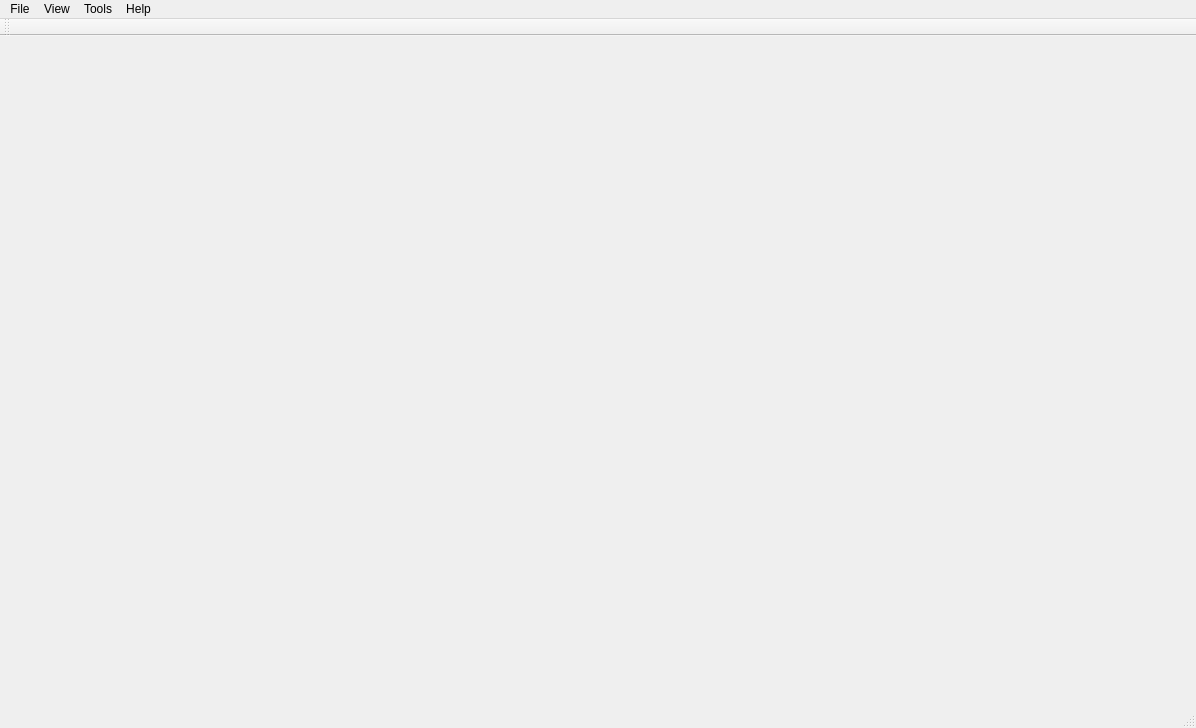
<?xml version="1.0" encoding="UTF-8"?>
<ui version="4.0">
 <class>MainWindow</class>
 <widget class="QMainWindow" name="MainWindow">
  <property name="geometry">
   <rect>
    <x>0</x>
    <y>0</y>
    <width>1196</width>
    <height>728</height>
   </rect>
  </property>
  <property name="windowTitle">
   <string>Segy Viewer</string>
  </property>
  <widget class="QWidget" name="centralwidget"/>
  <widget class="QMenuBar" name="menubar">
   <property name="geometry">
    <rect>
     <x>0</x>
     <y>0</y>
     <width>1196</width>
     <height>33</height>
    </rect>
   </property>
   <widget class="QMenu" name="menuFile">
    <property name="title">
     <string>File</string>
    </property>
    <widget class="QMenu" name="menuReopen_directory">
     <property name="title">
      <string>Reopen directory</string>
     </property>
     <addaction name="actionH_ENTREGA_ANP_S_SMICA"/>
    </widget>
    <addaction name="actionOpen_directory"/>
    <addaction name="menuReopen_directory"/>
    <addaction name="separator"/>
    <addaction name="separator"/>
    <addaction name="actionExport_Text_Header"/>
    <addaction name="actionExport_Bin_Header"/>
    <addaction name="actionExport_Trace_Header"/>
    <addaction name="separator"/>
    <addaction name="actionExit"/>
   </widget>
   <widget class="QMenu" name="menuView">
    <property name="title">
     <string>View</string>
    </property>
    <addaction name="actionText_Header_window"/>
    <addaction name="actionData_window"/>
   </widget>
   <widget class="QMenu" name="menuTools">
    <property name="title">
     <string>Tools</string>
    </property>
    <addaction name="actionMd5_Calculator"/>
    <addaction name="actionFile_Size_Calculator"/>
   </widget>
   <widget class="QMenu" name="menuHelp">
    <property name="title">
     <string>Help</string>
    </property>
    <addaction name="actionManual_do_usu_rio_Portugu_s"/>
    <addaction name="actionUser_manual_English"/>
    <addaction name="actionAbout_SegyViewer"/>
   </widget>
   <addaction name="menuFile"/>
   <addaction name="menuView"/>
   <addaction name="menuTools"/>
   <addaction name="menuHelp"/>
  </widget>
  <widget class="QStatusBar" name="statusbar"/>
  <widget class="QToolBar" name="toolBar">
   <property name="windowTitle">
    <string>toolBar</string>
   </property>
   <attribute name="toolBarArea">
    <enum>TopToolBarArea</enum>
   </attribute>
   <attribute name="toolBarBreak">
    <bool>false</bool>
   </attribute>
  </widget>
  <action name="actionOpen_directory">
   <property name="text">
    <string>Open directory</string>
   </property>
  </action>
  <action name="action_3">
   <property name="text">
    <string>---</string>
   </property>
  </action>
  <action name="actionExport_Text_Header">
   <property name="text">
    <string>Export Text Header</string>
   </property>
  </action>
  <action name="actionExport_Bin_Header">
   <property name="text">
    <string>Export Bin Header</string>
   </property>
  </action>
  <action name="actionExport_Trace_Header">
   <property name="text">
    <string>Export Trace Header</string>
   </property>
  </action>
  <action name="actionExit">
   <property name="text">
    <string>Exit</string>
   </property>
  </action>
  <action name="actionText_Header_window">
   <property name="text">
    <string>Text Header window</string>
   </property>
  </action>
  <action name="actionData_window">
   <property name="text">
    <string>Data window</string>
   </property>
  </action>
  <action name="actionMd5_Calculator">
   <property name="text">
    <string>Md5</string>
   </property>
  </action>
  <action name="actionFile_Size_Calculator">
   <property name="text">
    <string>Segy file size calculator</string>
   </property>
  </action>
  <action name="actionManual_do_usu_rio_Portugu_s">
   <property name="text">
    <string>Manual do usuário (Português)</string>
   </property>
  </action>
  <action name="actionUser_manual_English">
   <property name="text">
    <string>User manual (English)</string>
   </property>
  </action>
  <action name="actionAbout_SegyViewer">
   <property name="text">
    <string>About SegyViewer</string>
   </property>
  </action>
  <action name="actionH_ENTREGA_ANP_S_SMICA">
   <property name="text">
    <string>H:\ENTREGA - ANP\SÍSMICA</string>
   </property>
  </action>
 </widget>
 <resources/>
 <connections/>
</ui>
